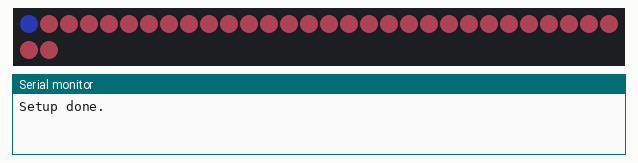
A sketch run on a simulated Arduino Uno, built with avr-gcc and run on an emulated ATmega328P. On the bench: 32 RGB LEDs in strip order, left to right, continuing on the next row, the last lines printed to the serial monitor. Dim RGB values are drawn brighter than linear; random numbers use the default seed unless the sketch sets one.

Above: at 4.06 s.
At 7.5 s:
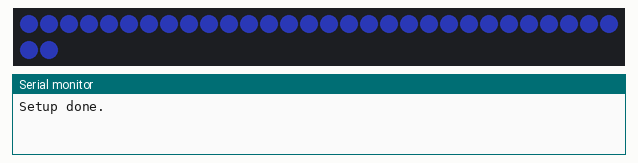
At 19.46 s:
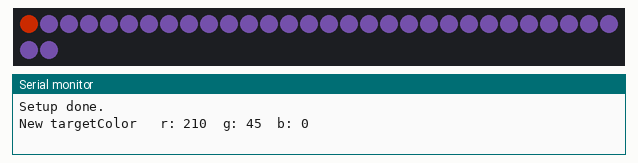
At 25.7 s:
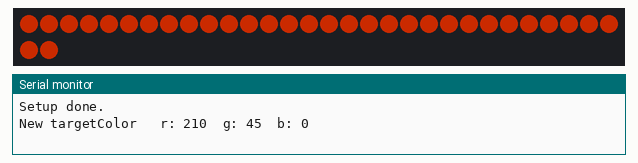
At 38.2 s:
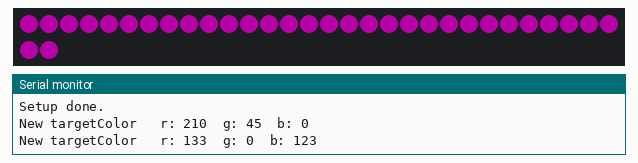

The sketch:

fade_toward_solid_color.ino
```cpp
/****************************************************************
This example displays a color on all pixels, then blends the
display to a new color and holds it for a bit.  Then repeats...

The serial monitor will print out the target color when a new
one is picked.

Marc Miller, Jan 2020
****************************************************************/

#include "FastLED.h"
#define LED_TYPE      LPD8806
#define COLOR_ORDER   GRB
#define DATA_PIN      11
#define CLOCK_PIN     13   // ignore for clockless pixel types
#define NUM_LEDS      32
uint8_t BRIGHTNESS = 128;  // master brightness [0-255]
CRGB leds[NUM_LEDS];

CRGB currentColor(130,25,25);  // starting color
CRGB targetColor(30,40,130);   // starting target color
const uint8_t fadeRate = 42;   // larger number is a slower fade

boolean fadeToColor = 1;  // turns on/off the fading toward target


//===============================================================
void setup() {
  Serial.begin(115200);
  delay(3000);  // (optional) safety start up delay
  //FastLED.addLeds<LED_TYPE, DATA_PIN, COLOR_ORDER>(leds, NUM_LEDS).setCorrection(TypicalLEDStrip);
  FastLED.addLeds<LED_TYPE, DATA_PIN, CLOCK_PIN, COLOR_ORDER>(leds, NUM_LEDS).setCorrection(TypicalLEDStrip);
  FastLED.setBrightness(BRIGHTNESS);  // set initial master brightness

  fill_solid(leds, NUM_LEDS, currentColor);
  FastLED.show();   // update the display
  Serial.println("\nSetup done.\n");
}


//===============================================================
void loop() {

  EVERY_N_SECONDS(15) {
    newTargetColor();  // set the new target color
    fadeToColor = 1;  // start fading toward target
  }

  EVERY_N_MILLISECONDS(fadeRate) {
    if (currentColor == targetColor) {
      fadeToColor = 0;  // stop fading
    }
    if (fadeToColor) {
      nblendU8TowardU8( currentColor.r, targetColor.r);
      nblendU8TowardU8( currentColor.g, targetColor.g);
      nblendU8TowardU8( currentColor.b, targetColor.b);
      currentColor = CRGB(currentColor.r,currentColor.g,currentColor.b);
    }

    fill_solid(leds, NUM_LEDS, currentColor);

    // For Testing --- always display target on first pixel
    leds[0] = targetColor;

    FastLED.show();
  }

} // end_main_loop


//===============================================================
// Modified helper function that blends one uint8_t toward another,
// based on function from Mark Kriegsman's fadeTowardColor example:
// https://gist.github.com/kriegsman/d0a5ed3c8f38c64adcb4837dafb6e690
void nblendU8TowardU8(uint8_t& current, const uint8_t target)
{
  if( current == target) {
    return;
  }

  if( current < target ) {
    uint8_t delta = target - current;
    delta = scale8_video( delta, 1);
    current += delta;
  } else {
    uint8_t delta = current - target;
    delta = scale8_video( delta, 1);
    current -= delta;
  }
}


//---------------------------------------------------------------
// Pick a new target color to fade toward
void newTargetColor() {
  random16_add_entropy( random() );
  targetColor = CHSV( random8(), 255, 255);

  Serial.print("New targetColor ");
  Serial.print("\tr: "); Serial.print(targetColor.r);
  Serial.print("\tg: "); Serial.print(targetColor.g);
  Serial.print("\tb: "); Serial.println(targetColor.b);
}


//---------------------------------------------------------------
```
